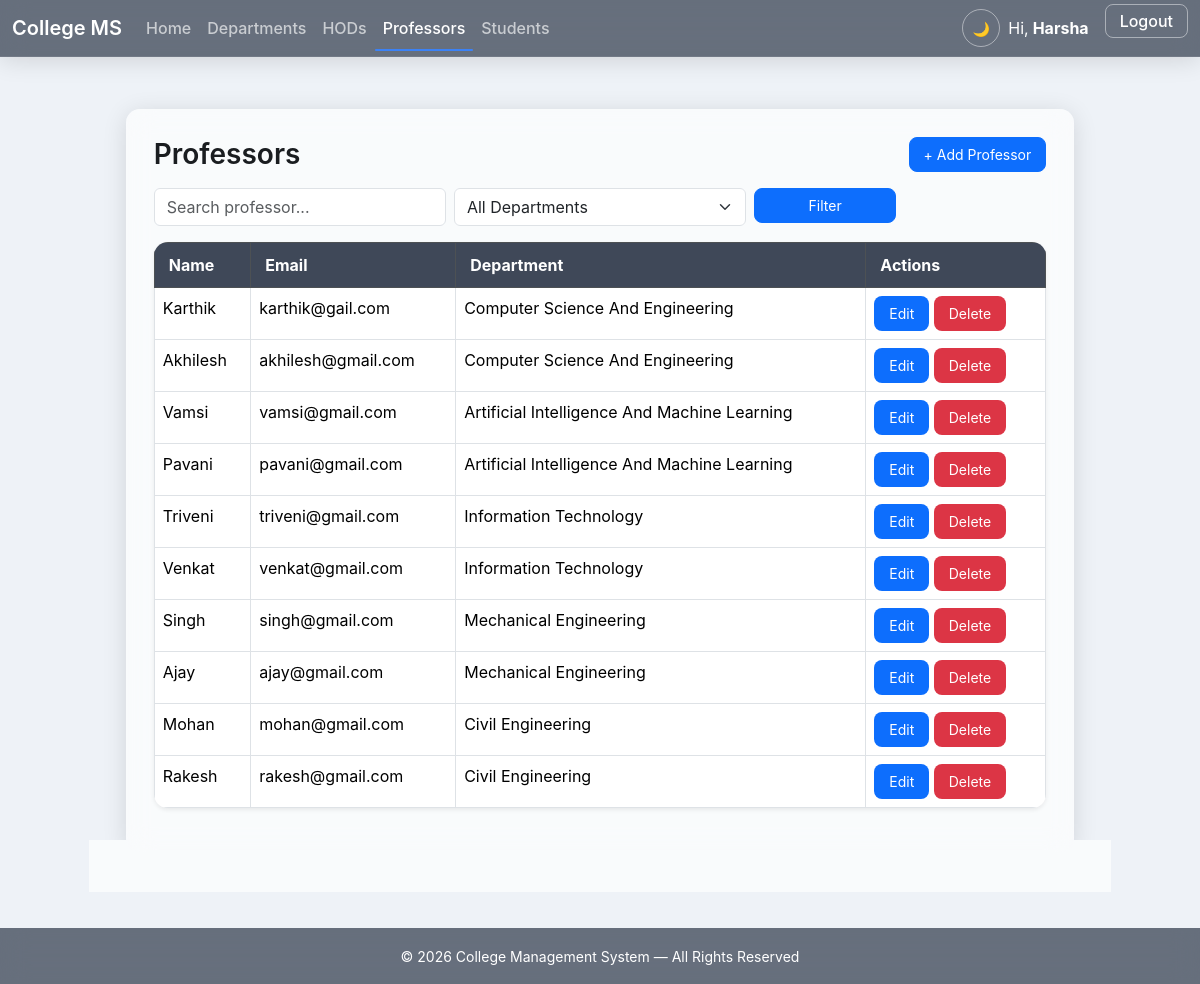
/professors/ (signed in), run on the app's committed database.
### app1/models.py (models this page shows, shortened)
class Professor(models.Model):
    hod = models.ForeignKey(HOD,on_delete=models.CASCADE,related_name='professors')
    department = models.ForeignKey(Department,on_delete=models.CASCADE)
    name = models.CharField(max_length=100)
    email = models.EmailField(unique=True)

class Department(models.Model):
    name = models.CharField(max_length=100, unique=True)
    code = models.CharField(max_length=10, unique=True)

### app1/views.py (the view)
# urls.py: path('professors/', views.professor_list, name='professor_list'),
@login_required
def professor_list(request):
    qs = Professor.objects.all().order_by('id')
    paginator = Paginator(qs, 10)
    page = request.GET.get('page')
    data = paginator.get_page(page)
    return render(request, 'frontend_app1/professor_list.html', {'data': data})

### templates/frontend_app1/professor_list.html (shortened to what this page needs)
{% extends 'base.html' %}
{% block content %}
<div class="table-page page-fade">
    <div class="d-flex justify-content-between align-items-center mb-3">
        <h3 class="fw-semibold m-0">Professors</h3>
        <a href="{% url 'add_professor' %}" class="btn btn-primary btn-sm">
            + Add Professor
        </a>
    </div>
    <form method="get" class="row g-2 mb-3">
        <div class="col-md-4">
            <input type="text" name="search" value="{{ request.GET.search }}"
                   class="form-control" placeholder="Search professor...">
        </div>
        <div class="col-md-4">
            <select name="department" class="form-select">
                <option value="">All Departments</option>
            </select>
        </div>
        <div class="col-md-2">
            <button class="btn btn-primary w-100">Filter</button>
        </div>
    </form>
    <table class="table table-bordered table-hover bg-white shadow-sm">
        <thead class="table-dark">
            <tr>
                <th>Name</th>
                <th>Email</th>
                <th>Department</th>
                <th style="width:180px;">Actions</th>
            </tr>
        </thead>
        <tbody>
        {% for x in data %}
            <tr>
                <td>{{ x.name }}</td>
                <td>{{ x.email }}</td>
                <td>{{ x.department.name }}</td>
                <td>
                    <a href="{% url 'confirm_edit_professor' x.id %}" class="btn btn-edit btn-sm">Edit</a>
                    <a href="{% url 'delete_professor' x.id %}" class="btn btn-delete btn-sm">Delete</a>
                </td>
            </tr>
        {% empty %}
            <tr><td colspan="4" class="text-center text-muted">No professors found.</td></tr>
        {% endfor %}
        </tbody>
    </table>
</div>
{% endblock %}

### templates/base.html (shortened to what this page needs)
{% load static %}
<!DOCTYPE html>
<html lang="en" data-bs-theme="light">
<head>
    <link href="https://cdn.jsdelivr.net/npm/bootstrap@5.3.2/dist/css/bootstrap.min.css" rel="stylesheet">
    <link rel="stylesheet" href="{% static 'css/style.css' %}">
</head>
<body>
<nav class="navbar navbar-expand-lg navbar-dark">
    <div class="container-fluid">
        <a class="navbar-brand fw-semibold" href="{% url 'home' %}">
            College MS
        </a>
        <div class="collapse navbar-collapse" id="mainNavbar">
            <ul class="navbar-nav me-auto mb-2 mb-lg-0">
                <li class="nav-item">
                    <a class="nav-link {% if request.resolver_match.url_name == 'home' %}active{% endif %}"
                    href="{% url 'home' %}">
                    Home
                    </a>
                </li>
                <li class="nav-item">
                    <a class="nav-link {% if request.resolver_match.url_name == 'department_list' %}active{% endif %}"
                    href="{% url 'department_list' %}">
                    Departments
                    </a>
                </li>
                <li class="nav-item">
                    <a class="nav-link {% if request.resolver_match.url_name == 'hod_list' %}active{% endif %}"
                    href="{% url 'hod_list' %}">
                    HODs
                    </a>
                </li>
                <li class="nav-item">
                    <a class="nav-link {% if request.resolver_match.url_name == 'professor_list' %}active{% endif %}"
                    href="{% url 'professor_list' %}">
                    Professors
                    </a>
                </li>
                <li class="nav-item">
                    <a class="nav-link {% if request.resolver_match.url_name == 'student_list' %}active{% endif %}"
                    href="{% url 'student_list' %}">
                    Students
                    </a>
                </li>
            </ul>
            <ul class="navbar-nav ms-auto">
                <li class="nav-item me-2">
                    <button id="themeToggle" class="theme-toggle-btn">
                        <span id="themeIcon">🌙</span>
                    </button>
                </li>
                {% if user.is_authenticated %}
                    <li class="nav-item d-flex align-items-center text-white me-3">
                        Hi, <b class="ms-1">{{ user.username }}</b>
                    </li>
                    <li class="nav-item">
                        <a class="btn-nav btn-nav-outline" href="{% url 'logout' %}">Logout</a>
                    </li>
                {% endif %}
            </ul>
        </div>
    </div>
</nav>
<div class="container py-4">
    {% block content %}{% endblock %}
</div>
<footer class="footer mt-4">
    <small>&copy; {% now "Y" %} College Management System — All Rights Reserved</small>
</footer>
</body>
</html>

### static/css/style.css (style rules this page uses)
:root { --bg: #eef2f7; --bg-glass: rgba(255,255,255,0.55); --text: #1a1d20; --text-muted: #6c757d; --card: rgba(255,255,255,0.65); --navbar: rgba(30,41,59,0.65); --table-header: rgba(30,41,59,0.85); --table-row-even: rgba(0,0,0,0.03); --table-row-hover: rgba(59,130,246,0.08); --btn-edit: #0d6efd; --btn-edit-hover: #0b5ed7; --btn-delete: #dc3545; --btn-delete-hover: #bb2d3b; --blur: 14px; --radius: 14px; --shadow: 0 4px 24px rgba(0,0,0,0.12); }
:root, .dark { transition: background .35s ease, color .35s ease; }
html, body { margin: 0; padding: 0; background: var(--bg); color: var(--text); font-family: "Inter", "Poppins", sans-serif; min-height: 100vh; display: flex; flex-direction: column; }
.navbar { background: var(--navbar) !important; backdrop-filter: blur(var(--blur)); box-shadow: var(--shadow); border-bottom: 1px solid rgba(255,255,255,0.08); transition: .35s ease; }
.navbar-brand { color: white !important; font-weight: 600; }
.nav-link { font-weight: 500; color: rgba(255,255,255,0.65) !important; position: relative; transition: .25s ease; }
.nav-link:hover, .nav-link.active { color: white !important; }
.nav-link::after { content:''; position:absolute; left:0; bottom:-3px; height:2px; width:0%; background:#3b82f6; border-radius:3px; transition:.25s ease; }
.nav-link:hover::after, .nav-link.active::after { width:100%; }
.content-box, .table-page, .form-page { width:85%; max-width:1100px; margin:28px auto; padding:28px; background:var(--card); backdrop-filter: blur(var(--blur)); border-radius: var(--radius); box-shadow: var(--shadow); animation: fadeUp .45s ease forwards; opacity:0; }
.table { border-radius: var(--radius); overflow:hidden; backdrop-filter: blur(var(--blur)); }
.table thead th { background: var(--table-header); color:white !important; padding:10px 14px; }
.table tbody tr { transition:.25s ease; }
.table tbody tr:nth-child(even) { background: var(--table-row-even); }
button, .btn { border-radius: 8px; font-size:14px; padding:6px 14px; cursor:pointer; transition:.22s ease; }
.btn-edit { background: var(--btn-edit) !important; color:white !important; }
.btn-delete { background: var(--btn-delete) !important; color:white !important; }
input, select { width:100%; padding:10px; border-radius:8px; border:1px solid rgba(180,180,180,0.4); background:var(--card); backdrop-filter: blur(var(--blur)); color:var(--text); transition:.25s; }
.btn-nav { padding:6px 14px; border-radius:8px; font-weight:500; text-decoration:none; transition:.22s ease; }
.btn-nav-outline { background:transparent; border:1.5px solid rgba(255,255,255,0.45); color:white !important; }
.theme-toggle-btn { width:38px; height:38px; border-radius:50%; border:1.5px solid rgba(255,255,255,0.45); background:transparent; color:white; display:flex; justify-content:center; align-items:center; cursor:pointer; transition:.3s ease; }
.footer { margin-top:auto; padding:16px; text-align:center; background:var(--navbar); color:white; backdrop-filter:blur(var(--blur)); }

### data on the page
Professor: name "Karthik", email "karthik@gail.com", department.name "Computer Science And Engineering"
Professor: name "Akhilesh", email "akhilesh@gmail.com", department.name "Computer Science And Engineering"
Professor: name "Vamsi", email "vamsi@gmail.com", department.name "Artificial Intelligence And Machine Learning"
Professor: name "Pavani", email "pavani@gmail.com", department.name "Artificial Intelligence And Machine Learning"
Professor: name "Triveni", email "triveni@gmail.com", department.name "Information Technology"
Professor: name "Venkat", email "venkat@gmail.com", department.name "Information Technology"
Professor: name "Singh", email "singh@gmail.com", department.name "Mechanical Engineering"
Professor: name "Ajay", email "ajay@gmail.com", department.name "Mechanical Engineering"
Professor: name "Mohan", email "mohan@gmail.com", department.name "Civil Engineering"
Professor: name "Rakesh", email "rakesh@gmail.com", department.name "Civil Engineering"

### other printed values
{{ user.username }} "Harsha"
